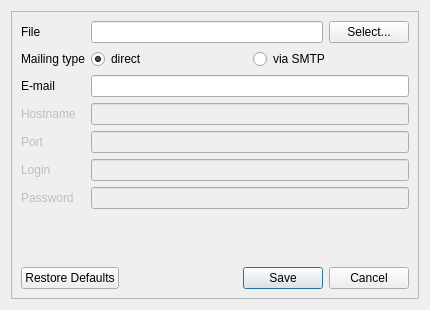
<?xml version="1.0" encoding="UTF-8"?>
<ui version="4.0">
 <class>SettingsDialog</class>
 <widget class="QDialog" name="SettingsDialog">
  <property name="geometry">
   <rect>
    <x>0</x>
    <y>0</y>
    <width>430</width>
    <height>310</height>
   </rect>
  </property>
  <property name="minimumSize">
   <size>
    <width>430</width>
    <height>310</height>
   </size>
  </property>
  <property name="maximumSize">
   <size>
    <width>430</width>
    <height>310</height>
   </size>
  </property>
  <property name="windowTitle">
   <string>Settings</string>
  </property>
  <property name="modal">
   <bool>true</bool>
  </property>
  <layout class="QGridLayout" name="gridLayout">
   <item row="0" column="0">
    <widget class="QScrollArea" name="scroll_area">
     <property name="widgetResizable">
      <bool>true</bool>
     </property>
     <widget class="QWidget" name="scroll_widget">
      <property name="geometry">
       <rect>
        <x>0</x>
        <y>0</y>
        <width>408</width>
        <height>288</height>
       </rect>
      </property>
      <layout class="QGridLayout" name="gridLayout_4">
       <item row="0" column="0">
        <layout class="QVBoxLayout" name="vert_layout">
         <item>
          <layout class="QFormLayout" name="sett_form_layout">
           <property name="fieldGrowthPolicy">
            <enum>QFormLayout::AllNonFixedFieldsGrow</enum>
           </property>
           <item row="0" column="0">
            <widget class="QLabel" name="file_lbl">
             <property name="text">
              <string>File</string>
             </property>
            </widget>
           </item>
           <item row="0" column="1">
            <layout class="QHBoxLayout" name="file_horiz_layout">
             <item>
              <widget class="QLineEdit" name="file_edit">
               <property name="readOnly">
                <bool>true</bool>
               </property>
              </widget>
             </item>
             <item>
              <widget class="QPushButton" name="file_sel">
               <property name="text">
                <string>Select...</string>
               </property>
              </widget>
             </item>
            </layout>
           </item>
           <item row="1" column="0">
            <widget class="QLabel" name="mail_type_lbl">
             <property name="text">
              <string>Mailing type</string>
             </property>
            </widget>
           </item>
           <item row="1" column="1">
            <layout class="QHBoxLayout" name="mail_horiz_layout">
             <item>
              <widget class="QRadioButton" name="mail_direct_btn">
               <property name="text">
                <string>direct</string>
               </property>
               <property name="checked">
                <bool>true</bool>
               </property>
              </widget>
             </item>
             <item>
              <widget class="QRadioButton" name="mail_smtp_btn">
               <property name="text">
                <string>via SMTP</string>
               </property>
              </widget>
             </item>
            </layout>
           </item>
           <item row="2" column="0">
            <widget class="QLabel" name="email_lbl">
             <property name="text">
              <string>E-mail</string>
             </property>
            </widget>
           </item>
           <item row="2" column="1">
            <widget class="QLineEdit" name="email_edit">
             <property name="inputMethodHints">
              <set>Qt::ImhEmailCharactersOnly</set>
             </property>
            </widget>
           </item>
           <item row="3" column="0">
            <widget class="QLabel" name="smtp_host_lbl">
             <property name="enabled">
              <bool>false</bool>
             </property>
             <property name="text">
              <string>Hostname</string>
             </property>
            </widget>
           </item>
           <item row="3" column="1">
            <widget class="QLineEdit" name="smtp_host_edit">
             <property name="enabled">
              <bool>false</bool>
             </property>
            </widget>
           </item>
           <item row="4" column="0">
            <widget class="QLabel" name="smtp_port_lbl">
             <property name="enabled">
              <bool>false</bool>
             </property>
             <property name="text">
              <string>Port</string>
             </property>
            </widget>
           </item>
           <item row="4" column="1">
            <widget class="QLineEdit" name="smtp_port_edit">
             <property name="enabled">
              <bool>false</bool>
             </property>
            </widget>
           </item>
           <item row="5" column="0">
            <widget class="QLabel" name="smtp_login_lbl">
             <property name="enabled">
              <bool>false</bool>
             </property>
             <property name="text">
              <string>Login</string>
             </property>
            </widget>
           </item>
           <item row="5" column="1">
            <widget class="QLineEdit" name="smtp_login_edit">
             <property name="enabled">
              <bool>false</bool>
             </property>
            </widget>
           </item>
           <item row="6" column="0">
            <widget class="QLabel" name="smtp_passwd_lbl">
             <property name="enabled">
              <bool>false</bool>
             </property>
             <property name="text">
              <string>Password</string>
             </property>
            </widget>
           </item>
           <item row="6" column="1">
            <widget class="QLineEdit" name="smtp_passwd_edit">
             <property name="enabled">
              <bool>false</bool>
             </property>
             <property name="inputMethodHints">
              <set>Qt::ImhHiddenText|Qt::ImhNoAutoUppercase|Qt::ImhNoPredictiveText</set>
             </property>
             <property name="echoMode">
              <enum>QLineEdit::Password</enum>
             </property>
            </widget>
           </item>
          </layout>
         </item>
         <item>
          <widget class="QDialogButtonBox" name="btn_box">
           <property name="orientation">
            <enum>Qt::Horizontal</enum>
           </property>
           <property name="standardButtons">
            <set>QDialogButtonBox::Cancel|QDialogButtonBox::RestoreDefaults|QDialogButtonBox::Save</set>
           </property>
           <property name="centerButtons">
            <bool>false</bool>
           </property>
          </widget>
         </item>
        </layout>
       </item>
      </layout>
     </widget>
    </widget>
   </item>
  </layout>
 </widget>
 <tabstops>
  <tabstop>file_edit</tabstop>
  <tabstop>file_sel</tabstop>
  <tabstop>mail_direct_btn</tabstop>
  <tabstop>mail_smtp_btn</tabstop>
  <tabstop>email_edit</tabstop>
  <tabstop>smtp_host_edit</tabstop>
  <tabstop>smtp_port_edit</tabstop>
  <tabstop>smtp_login_edit</tabstop>
  <tabstop>smtp_passwd_edit</tabstop>
  <tabstop>btn_box</tabstop>
  <tabstop>scroll_area</tabstop>
 </tabstops>
 <resources/>
 <connections>
  <connection>
   <sender>file_sel</sender>
   <signal>pressed()</signal>
   <receiver>SettingsDialog</receiver>
   <slot>file_sel_open()</slot>
   <hints>
    <hint type="sourcelabel">
     <x>394</x>
     <y>38</y>
    </hint>
    <hint type="destinationlabel">
     <x>425</x>
     <y>33</y>
    </hint>
   </hints>
  </connection>
  <connection>
   <sender>mail_direct_btn</sender>
   <signal>clicked()</signal>
   <receiver>SettingsDialog</receiver>
   <slot>mail_direct_select()</slot>
   <hints>
    <hint type="sourcelabel">
     <x>135</x>
     <y>70</y>
    </hint>
    <hint type="destinationlabel">
     <x>430</x>
     <y>71</y>
    </hint>
   </hints>
  </connection>
  <connection>
   <sender>mail_smtp_btn</sender>
   <signal>clicked()</signal>
   <receiver>SettingsDialog</receiver>
   <slot>mail_smtp_select()</slot>
   <hints>
    <hint type="sourcelabel">
     <x>303</x>
     <y>61</y>
    </hint>
    <hint type="destinationlabel">
     <x>0</x>
     <y>61</y>
    </hint>
   </hints>
  </connection>
  <connection>
   <sender>btn_box</sender>
   <signal>rejected()</signal>
   <receiver>SettingsDialog</receiver>
   <slot>settings_cancel()</slot>
   <hints>
    <hint type="sourcelabel">
     <x>77</x>
     <y>270</y>
    </hint>
    <hint type="destinationlabel">
     <x>94</x>
     <y>308</y>
    </hint>
   </hints>
  </connection>
  <connection>
   <sender>btn_box</sender>
   <signal>accepted()</signal>
   <receiver>SettingsDialog</receiver>
   <slot>settings_save()</slot>
   <hints>
    <hint type="sourcelabel">
     <x>269</x>
     <y>286</y>
    </hint>
    <hint type="destinationlabel">
     <x>277</x>
     <y>306</y>
    </hint>
   </hints>
  </connection>
  <connection>
   <sender>btn_box</sender>
   <signal>clicked(QAbstractButton*)</signal>
   <receiver>SettingsDialog</receiver>
   <slot>settings_def_restore()</slot>
   <hints>
    <hint type="sourcelabel">
     <x>364</x>
     <y>280</y>
    </hint>
    <hint type="destinationlabel">
     <x>419</x>
     <y>304</y>
    </hint>
   </hints>
  </connection>
 </connections>
 <slots>
  <signal>reset()</signal>
  <slot>file_sel_open()</slot>
  <slot>mail_direct_select()</slot>
  <slot>mail_smtp_select()</slot>
  <slot>settings_def_restore()</slot>
  <slot>settings_save()</slot>
  <slot>settings_cancel()</slot>
 </slots>
</ui>
